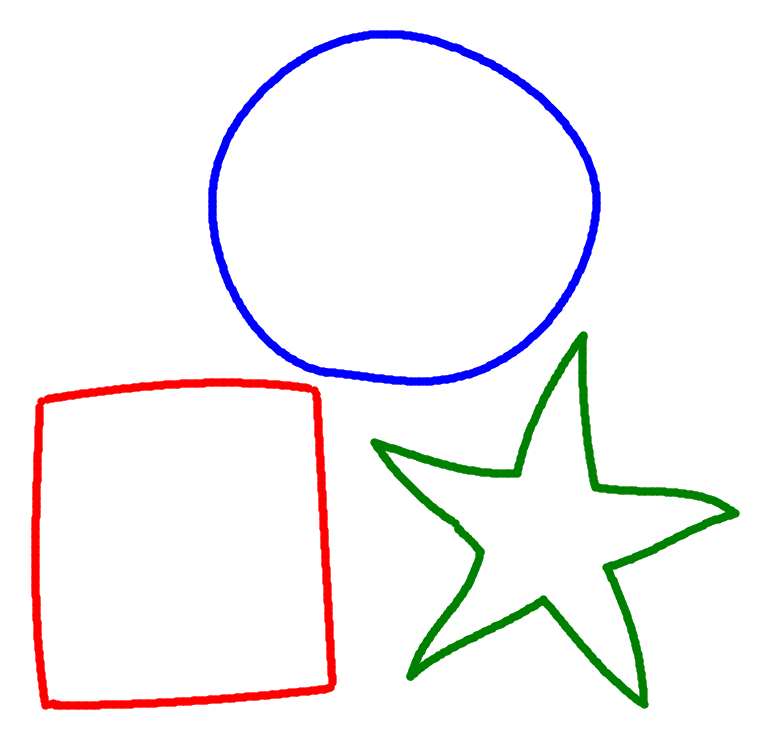
#> input picture upload/isolated.png, 770 x 739 px; its folder holds only this picture in this run
$ python -i func_copy_fit.py   (imports and definitions only)
#> lines starting #> are read from the running program, lines starting #| are printed output that depends on the picture; after the words box and inside, x2 and y2 are one past the last pixel; in counts of white or black regions, pixels touching at a corner belong together
### functions.py
import numpy as np
import matplotlib
#matplotlib.use('Agg')  # Set the backend to non-interactive
from matplotlib import pyplot as plt
import cv2
import os


# [99 lines left out: functions find_shapes, show_regular, add_salt_pepper_noise, salt_pepper_folder, not called in this run]

#applies a median blur noise reduction to an image
def reduce_noise_median(img_noisy, krnl_size = 5):
    if ((krnl_size is not None) and (krnl_size % 2 == 1)):
        img_noisy = cv2.medianBlur(img_noisy, krnl_size)
    else:
        print("Wrong kernel input")
    return img_noisy

#applies morph operations OPEN+CLOSE noise reduction to an image
# [124 lines left out: functions reduce_noise_morph, show_denoise, verify_accuracy, demo_regular, demo_low_noise, demo_high_noise and 1 more, not called in this run]

### func_copy_fit.py
import numpy as np
import cv2
from scipy.interpolate import splprep, splev
import matplotlib
# [1 line not run here, left out]
from matplotlib import pyplot as plt
from functions import reduce_noise_median, reduce_noise_morph

def smooth_contour(contour, epsilon=0.01):
    perimeter = cv2.arcLength(contour, True)
    return cv2.approxPolyDP(contour, epsilon * perimeter, True)

def fit_ellipse(contour):
    if len(contour) >= 5:
        return cv2.fitEllipse(contour)
    return None

def fit_spline(points, num_points=100):
    if len(points) < 3:
        return points

    x, y = points.T
    t = np.linspace(0, 1, len(x))

    tck, u = splprep([x, y], s=0, k=2)

    new_points = splev(np.linspace(0, 1, num_points), tck)
    return np.column_stack(new_points).astype(np.int32)

def find_shapes(image_bgr):
    image_output = image_bgr.copy()
    width = image_bgr.shape[1]
    image_gray = cv2.cvtColor(image_output, cv2.COLOR_BGR2GRAY)
    _, image_binary = cv2.threshold(image_gray, 240, 255, cv2.THRESH_BINARY)
    contours, _ = cv2.findContours(image_binary, cv2.RETR_TREE, cv2.CHAIN_APPROX_NONE)

    image_edges = cv2.Canny(image_binary, 50, 150, apertureSize=3)
    lines = cv2.HoughLinesP(image_edges, 1, np.pi/180, 200, minLineLength=30, maxLineGap=10)

    if lines is not None:
        for line in lines:
            x1, y1, x2, y2 = line[0]
            points = np.array([[x1, y1], [x2, y2]])
            smooth_line = fit_spline(points)
            cv2.polylines(image_output, [smooth_line], False, (0, 0, 255), 2)
            cv2.putText(image_output, "Line", (x1, y1 - 10), cv2.FONT_HERSHEY_SIMPLEX, 0.5, (0, 0, 0))
        print("Straight lines")

    for contour in contours:
        if cv2.arcLength(contour, True) <= 100:
            continue

        smooth_contour_pts = smooth_contour(contour)
        x = smooth_contour_pts.ravel()[0] - 45
        y = smooth_contour_pts.ravel()[1] + 80

        if len(smooth_contour_pts) == 3:
            cv2.drawContours(image_output, [smooth_contour_pts], 0, (255, 0, 0), -1)
            cv2.putText(image_output, "Triangle", (x, y), cv2.FONT_HERSHEY_DUPLEX, 1, (0, 0, 0))
            print("Triangle")
        elif len(smooth_contour_pts) == 4:
            x1, y1, w, h = cv2.boundingRect(smooth_contour_pts)
            if w == width:
                continue
            ratio = float(w) / h
            if 0.95 <= ratio <= 1.05:
                cv2.drawContours(image_output, [smooth_contour_pts], 0, (205, 205, 0), -1)
                cv2.putText(image_output, "Square", (x, y), cv2.FONT_HERSHEY_COMPLEX, 1, (0, 0, 0))
                print("Square")
            else:
                cv2.drawContours(image_output, [smooth_contour_pts], 0, (0, 0, 255), -1)
                cv2.putText(image_output, "Rectangle", (x, y), cv2.FONT_HERSHEY_COMPLEX, 1, (0, 0, 0))
                print("Rectangle")
        elif len(smooth_contour_pts) == 5:
            cv2.drawContours(image_output, [smooth_contour_pts], 0, (0, 140, 255), -1)
            cv2.putText(image_output, "Pentagon", (x, y), cv2.FONT_HERSHEY_DUPLEX, 1, (0, 0, 0))
            print("Pentagon/Rectangle")
        elif len(smooth_contour_pts) == 6:
            cv2.drawContours(image_output, [smooth_contour_pts], 0, (219, 112, 147), -1)
            cv2.putText(image_output, "Hexagon", (x, y), cv2.FONT_HERSHEY_DUPLEX, 1, (0, 0, 0))
            print("Hexagon")
        elif len(smooth_contour_pts) == 10:
            cv2.drawContours(image_output, [smooth_contour_pts], 0, (0, 255, 255), -1)
            cv2.putText(image_output, "Star", (x, y), cv2.FONT_HERSHEY_COMPLEX, 1, (0, 0, 0))
            print("Star")
        else:
            ellipse = fit_ellipse(smooth_contour_pts)
            if ellipse is not None:
                cv2.ellipse(image_output, ellipse, (0, 255, 0), 2)
                cv2.putText(image_output, "Ellipse", (x, y), cv2.FONT_HERSHEY_COMPLEX, 1, (0, 0, 0))
                print("Ellipse")
            else:
                cv2.drawContours(image_output, [smooth_contour_pts], 0, (0, 255, 0), 2)
                cv2.putText(image_output, "Unknown", (x, y), cv2.FONT_HERSHEY_COMPLEX, 1, (0, 0, 0))
                print("Unknown")

    return image_output, image_gray, image_binary

def show_regular(input_img, output_img, title="figure1"):
    fig, _ = plt.subplots(figsize=(10, 10))

    plt.subplot(121)
    plt.axis('off')
    plt.title("Input")
    plt.imshow(cv2.cvtColor(input_img, cv2.COLOR_BGR2RGB))

    plt.subplot(122)
    plt.axis('off')
    plt.title("Output")
    plt.imshow(cv2.cvtColor(output_img, cv2.COLOR_BGR2RGB))

    # Save the plot instead of showing it
    plt.savefig(f'static/{title}.png', bbox_inches='tight')
    plt.close()  # Close the figure to free up memory

def calculate_noise_level(image):
    noise_level = np.std(image)
    return noise_level

def apply_noise_reduction(image):
    noise_level = calculate_noise_level(image)

    if noise_level < 10:
        reduced_noise_image = image
    elif noise_level < 50:
        reduced_noise_image = reduce_noise_median(image)
    else:
        reduced_noise_image = reduce_noise_median(image)
        reduced_noise_image = reduce_noise_morph(image)

    return reduced_noise_image

def process_single_image_frag(image_path):
#> called with image_path = 'upload/isolated.png'
    image = cv2.imread(image_path)
#> image is the input picture: shape (739, 770, 3); mean B, G, R 245.2, 243.6, 245.2
    reduced_noise_image = apply_noise_reduction(image)
#> in calculate_noise_level, `noise_level = np.std(image)`: noise_level = 47.92
    output_image, grey_img, bin_img = find_shapes(reduced_noise_image)
#> in find_shapes, `image_gray = cv2.cvtColor(image_output, cv2.COLOR_BGR2GRAY)`:
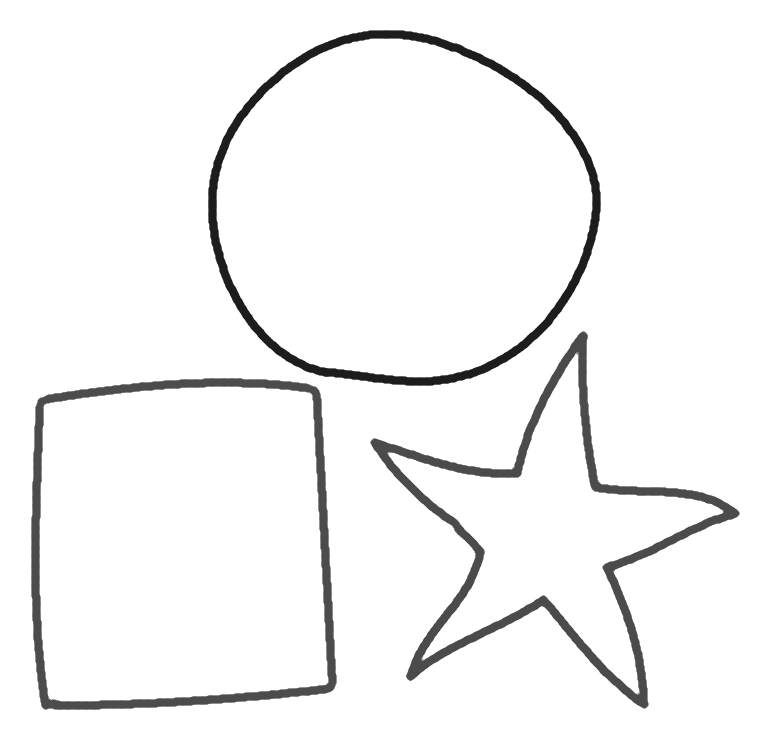
#> image_gray: shape (739, 770); min 29, max 255, mean 244.3
#> in find_shapes, `_, image_binary = cv2.threshold(image_gray, 240, 255, cv2.THRESH_BINARY)`:
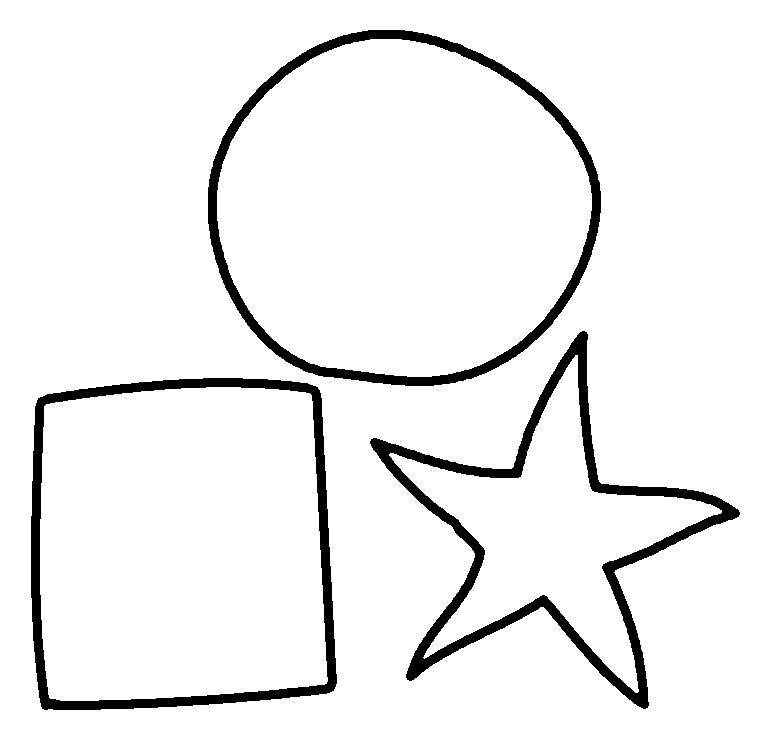
#> image_binary: shape (739, 770); 93.9% white; 3 black regions
#> in find_shapes, `contours, _ = cv2.findContours(image_binary, cv2.RETR_TREE, cv2.CHAIN_..`: contours = 7 contours; box (x1, y1, x2, y2) and area: (0, 0, 770, 739) 567522, (207, 29, 602, 387) 110130, (217, 39, 592, 377) 98428, (30, 377, 338, 711) 95498, (40, 387, 328, 701) 83724, (369, 330, 741, 710) 48020, (389, 355, 722, 693) 33180
#> in find_shapes, `image_edges = cv2.Canny(image_binary, 50, 150, apertureSize=3)`:
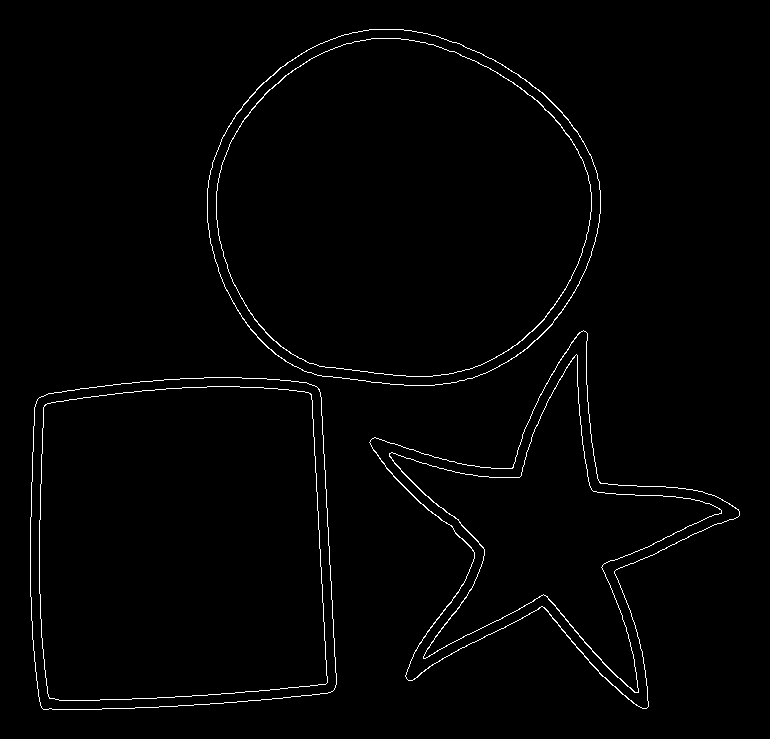
#> image_edges: shape (739, 770); 1.4% white in thin lines or dots, all inside (x1, y1, x2, y2) = (30, 29, 740, 710)
#> in find_shapes, `lines = cv2.HoughLinesP(image_edges, 1, np.pi/180, 200, minLineLength=..`: lines = None
#> the loop in find_shapes, `for contour in contours:` made 7 passes
#> (perimeter in smooth_contour, smooth_contour_pts, x, y, x1, y1, w, h) on pass 3: (1154.9, [[309, 393], [44, 406], [50, 698], [326, 683]], 264, 473, 44, 393, 283, 306)
#> (perimeter in smooth_contour, smooth_contour_pts, x, y, x1, y1, w, h) on pass 1: (3014, [[0, 0], [0, 738], [769, 738], [769, 0]], -45, 80, 0, 0, 770, 739)
#| Pentagon/Rectangle
#| Rectangle
#| Star
#| Star
#| Ellipse
#| Ellipse
#> after the loop in find_shapes, `for contour in contours:`:
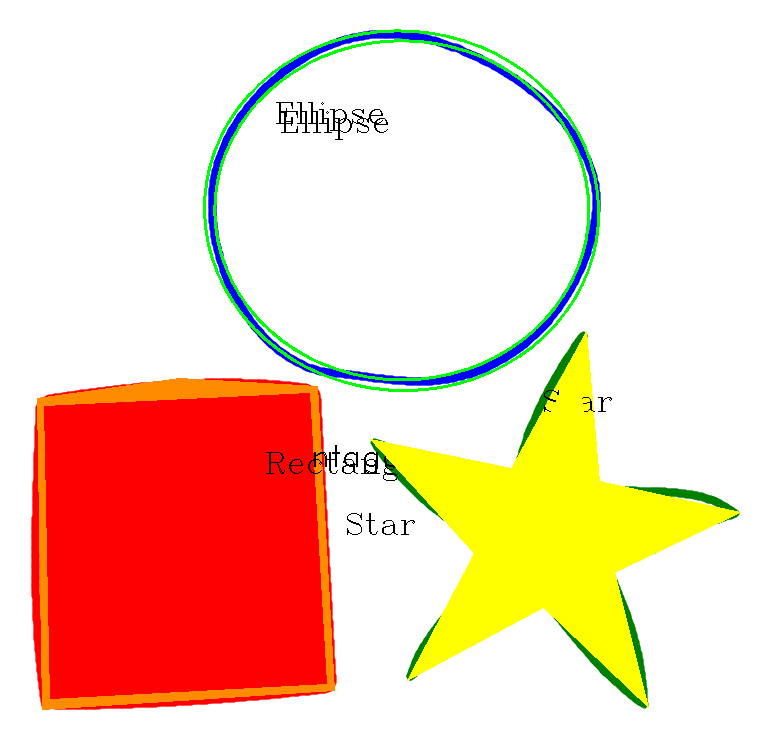
#> image_output: shape (739, 770, 3); mean of channels 0, 1, 2 187, 210.6, 246.2; drawn as B, G, R
    show_regular(reduced_noise_image, output_image, title="Shape_Detection")
#> in show_regular, `plt.savefig(f'static/{title}.png', bbox_inches='tight')`:
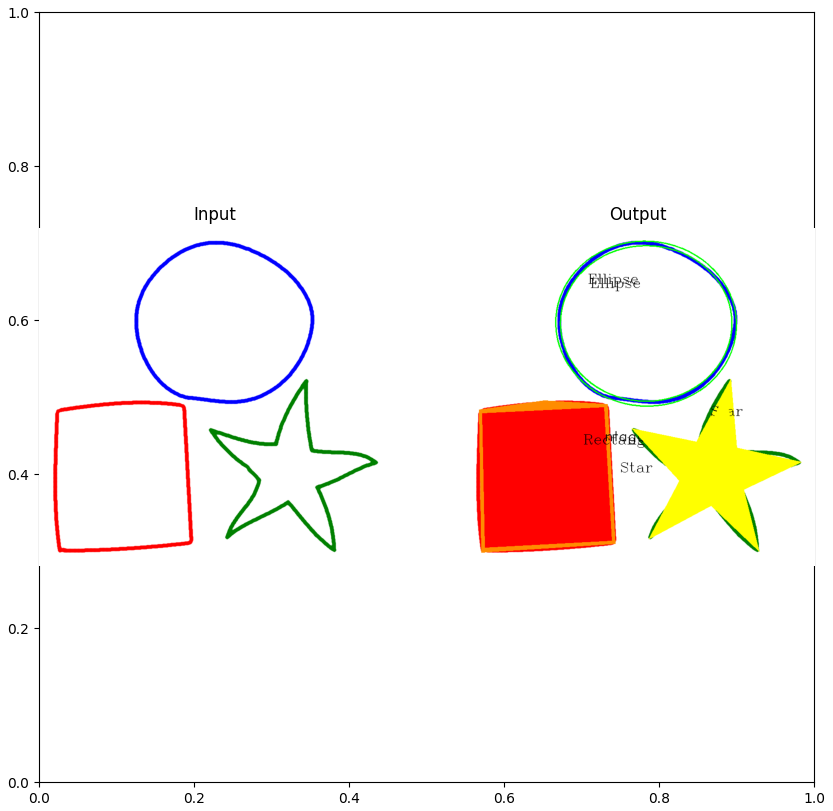
#> figure drawn by matplotlib, 2 panels

>>> result = process_single_image_frag('upload/isolated.png')
